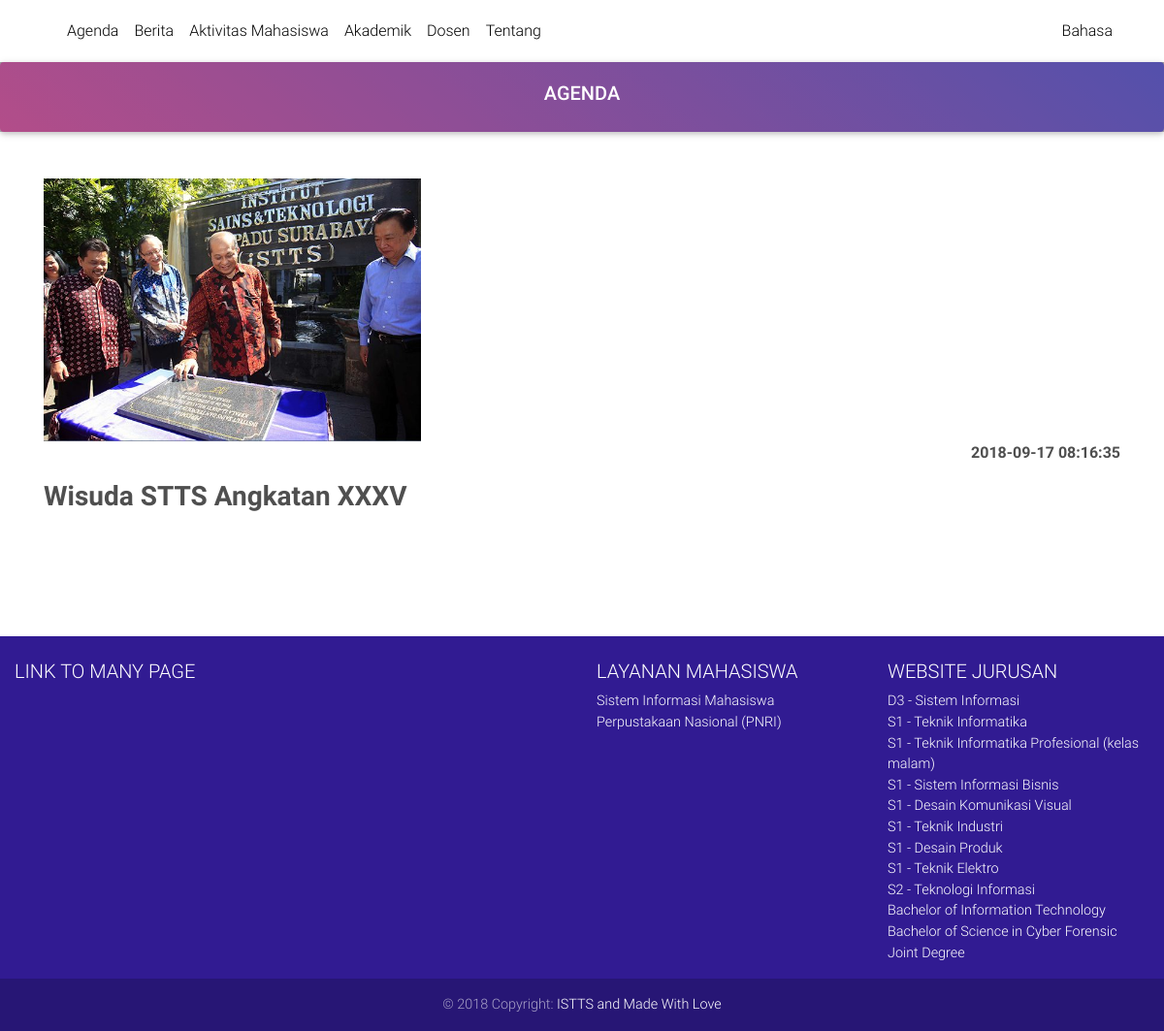
/agendadetail.php?agendaid=347, run on an earlier commit of the app's database.
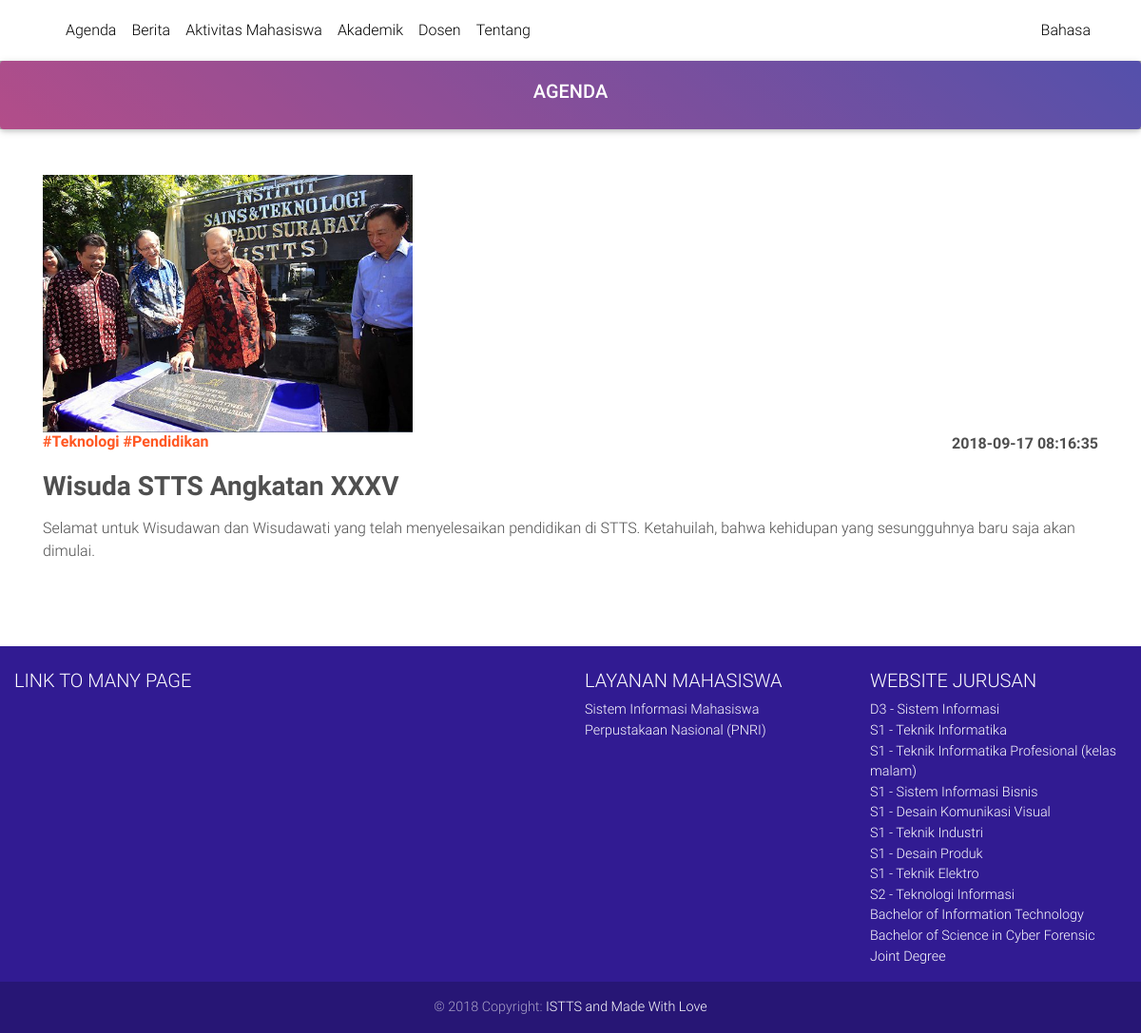
And on a later commit of the database.
### tables this page shows
CREATE TABLE IF NOT EXISTS `agenda` (
  `agenda_id` int(11) NOT NULL AUTO_INCREMENT,
  `agenda_foto` text,
  `agenda_tgl` datetime DEFAULT NULL,
  `agenda_lokasi` text,
  `agenda_cpemail` varchar(100) DEFAULT NULL,
  `agenda_cptelp` varchar(16) DEFAULT NULL,
  `agenda_status` tinyint(1) DEFAULT '1',
  PRIMARY KEY (`agenda_id`)
);

CREATE TABLE IF NOT EXISTS `agenda_bahasa` (
  `agenda_bahasa_id` int(11) NOT NULL AUTO_INCREMENT,
  `agenda_id` int(11) DEFAULT NULL,
  `bahasa_id` tinyint(4) DEFAULT NULL,
  `agenda_judul` varchar(255) DEFAULT NULL,
  `agenda_deskripsi` text,
  PRIMARY KEY (`agenda_bahasa_id`),
  KEY `bahasa_id` (`bahasa_id`),
  KEY `agenda_id` (`agenda_id`)
);

### agendadetail.php (the view, shortened to what this page needs)
<?php
	if(isset($_GET['agendaid'])){
		$idAgenda=$_GET['agendaid'];
  }
    require_once("helpers/koneksi.php");
    include "tpl/header.php";
    include "tpl/white-navbar.php";
?>
<div class="card card-intro purple-gradient">
    <div class="card-body white-text rgba-black-light text-center">
        <div class="row d-flex justify-content-center">
            <div class="col-md-6">
                <p class="h5 mb-2">
                    AGENDA
                </p>
            </div>
        </div>
    </div>
</div>
<div class="container my-5">
  <section class="magazine-section dark-grey-text">
    <div class="row">
      <div class="col-lg-12 col-md-12 mb-4">
        <div class="single-news">
        <div style='margin:auto;' style='width:100%;'>
			<img class="img-fluid mx-auto" src="assets/iSTTS.jpg" style='width:35%;height:50%;background-position:center;' alt="Sample image">
		</div>
          <div class="news-data d-flex justify-content-between">
            <a href="#!" class="deep-orange-text">
              <h6 class="font-weight-bold">
				<?php
					$q1 = mysqli_query($conn,"select * from konten where konten_nama='agenda'");
					$kalimat="";
					while($r1=mysqli_fetch_assoc($q1)){
						$konten_id=$r1['konten_id'];
						$q2=mysqli_query($conn,"select * from konten_tag where konten_id=$konten_id and konten_parent='$idAgenda'");
						while($r2=mysqli_fetch_assoc($q2)){
							$tag_id=$r2['tag_id'];
							$q3=mysqli_query($conn,"select * from tag_bahasa where tag_id='$tag_id'");
							while($r3=mysqli_fetch_assoc($q3)){
								$kalimat.="#";
								$kalimat.=$r3['tag_nama'];
								$kalimat.=" ";
							}
						}
					}
					echo $kalimat;
				?>
			  </h6>
            </a>
            <p class="font-weight-bold dark-grey-text"><i class="fas fa-clock-o pr-2"></i>
			<?php
				$query = mysqli_query($conn,"select * from agenda_bahasa where agenda_id='$idAgenda'");
				while($row=mysqli_fetch_assoc($query)){
					$q2=mysqli_query($conn,"select * from agenda where agenda_id='$idAgenda'");
					while($r2=mysqli_fetch_assoc($q2)){
						$tanggal= $r2['agenda_tgl'];
					}
					$judul=$row['agenda_judul'];
					$desk=$row['agenda_deskripsi'];
				}
				echo $tanggal;
			?></p>
          </div>
          <h3 class="font-weight-bold dark-grey-text mb-3"><a>
			<?php echo $judul;?>
		  </a></h3>
          <p class="dark-grey-text">
			<?php echo $desk;?>
		  </p>
        </div>
      </div>
    </div>
  </section>
</div>
<?php
    include "tpl/footer.php";
?>
</body>
</html>

### tpl/header.php (shortened to what this page needs)
<!DOCTYPE html>
<html lang="en">
<head>
    <link rel="stylesheet" href="https://use.fontawesome.com/releases/v5.8.2/css/all.css">
    <link href="assets/css/bootstrap.min.css" rel="stylesheet">
    <link href="assets/css/mdb.min.css" rel="stylesheet">
    <link href="assets/css/style2.css" rel="stylesheet">
    <link rel="stylesheet" href="https://cdnjs.cloudflare.com/ajax/libs/animate.css/3.7.2/animate.min.css">
</head>
<body>

### tpl/white-navbar.php (shortened to what this page needs)
<nav class="navbar navbar-expand-lg navbar-light white scrolling-navbar">
    <div class="container">
        <div class="collapse navbar-collapse" id="navbarSupportedContent">
            <ul class="navbar-nav mr-auto">
                <li class="nav-item">
                    <a class="nav-link" href="agenda.php">Agenda</a>
                </li>
                <li class="nav-item">
                    <a class="nav-link" href="berita.php">Berita</a>
                </li>
                <li class="nav-item">
                    <a class="nav-link" href="aktivitasMahasiswa.php">Aktivitas Mahasiswa</a>
                </li>
                <li class="nav-item">
                    <a class="nav-link" href="akademik.php">Akademik</a>
                </li>
                <li class="nav-item">
                    <a class="nav-link" href="dosen.php">Dosen</a>
                </li>
                <li class="nav-item">
                    <a class="nav-link" href="history.php">Tentang</a>
                </li>
            </ul>
            <ul class="navbar-nav ml-auto">
                <li class="nav-item">
                    <a class="nav-link" href="#">Bahasa</a>
                </li>
            </ul>
        </div>
    </div>
</nav>

### tpl/footer.php (shortened to what this page needs)
<footer class="page-footer font-small deep-purple darken-4 pt-4">
    <div class="container-fluid text-center text-md-left">
        <div class="row">
            <div class="col-md-6 mt-md-0 mt-3">
                <h5 class="text-uppercase">LINK TO MANY PAGE</h5>
            </div>
            <div class="col-md-3 mb-md-0 mb-3">
                <h5 class="text-uppercase">LAYANAN MAHASISWA</h5>
                <ul class="list-unstyled">
                    <li>
                        <a href="sim.stts.edu">Sistem Informasi Mahasiswa</a>
                    </li>
                    <li>
                        <a href="http://e-resources.perpusnas.go.id/">Perpustakaan Nasional (PNRI)</a>
                    </li>
                </ul>
            </div>
            <div class="col-md-3 mb-md-0 mb-3">
                <h5 class="text-uppercase">WEBSITE JURUSAN</h5>
                <ul class="list-unstyled">
                    <li>
                        <a href="https://d3inf.stts.edu/">D3 - Sistem Informasi</a>
                    </li>
					<li>
                        <a href="https://informatika.istts.ac.id/">S1 - Teknik Informatika</a>
                    </li>
					<li>
                        <a href="http://s1infpro.stts.edu/">S1 - Teknik Informatika Profesional (kelas malam)</a>
                    </li>
                    <li>
                        <a href="http://sib.stts.edu/">S1 - Sistem Informasi Bisnis</a>
                    </li>
                    <li>
                        <a href="http://dkv.stts.edu/">S1 - Desain Komunikasi Visual</a>
                    </li>
                    <li>
                        <a href="http://industri.stts.edu/">S1 - Teknik Industri</a>
                    </li>
                    <li>
                        <a href="http://despro.stts.edu/">S1 - Desain Produk</a>
                    </li>
                    <li>
                        <a href="http://elektro.stts.edu/">S1 - Teknik Elektro</a>
                    </li>
					<li>
                        <a href="https://www.istts.ac.id/s2teknologiinformasi.php">S2 - Teknologi Informasi</a>
                    </li>
					<li>
                        <a href="https://bit.stts.edu/">Bachelor of Information Technology</a>
                    </li>
					<li>
                        <a href="https://bit.stts.edu/">Bachelor of Science in Cyber Forensic</a>
                    </li>
					<li>
                        <a href="https://bit.stts.edu/">Joint Degree</a>
                    </li>
                </ul>
            </div>
        </div>
    </div>
    <div class="footer-copyright text-center py-3">© 2018 Copyright:
        <a href="https://mdbootstrap.com/education/bootstrap/"> ISTTS and Made With Love</a>
    </div>
</footer>

### assets/css/style2.css (style rules this page uses)
html, body, header, .view { height: 100% !important; }

What changed in the data, as far as the page shows it:
changed agenda_bahasa "Wisuda STTS Angkatan XXXV": agenda_deskripsi (not shown) → "Selamat untuk Wisudawan dan Wisudawati yang telah menyelesaikan pendidikan di STTS. Ketahuilah, bahwa kehidupan yang sesungguhnya baru saja akan dimulai."
Also different on the page:
$kalimat: (not shown) → "#Teknologi #Pendidikan"
